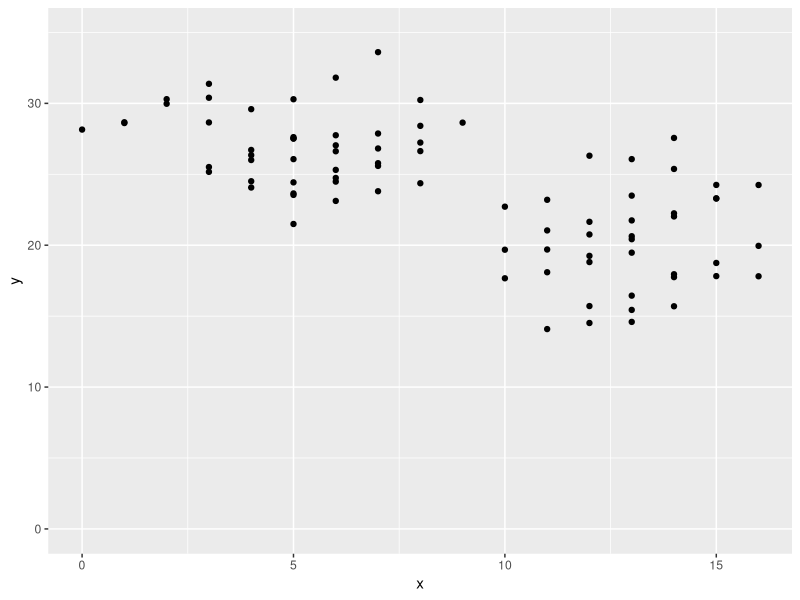
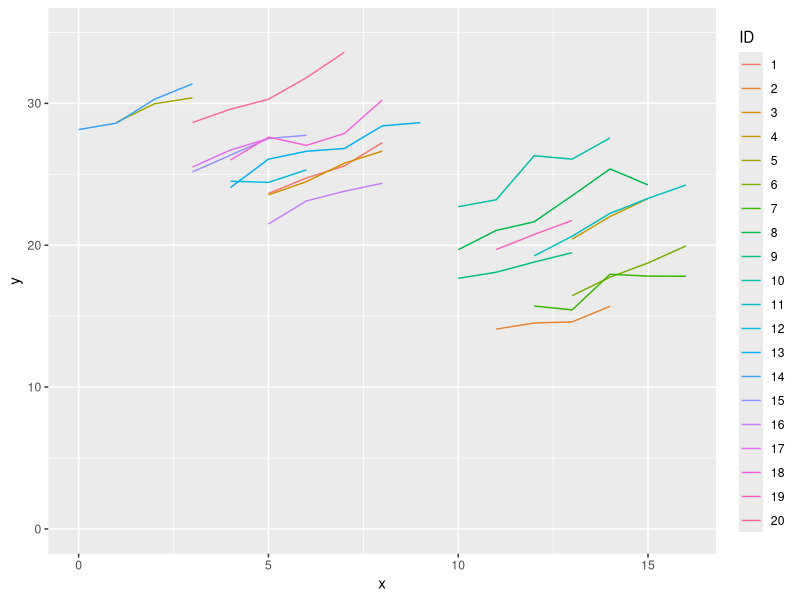

Here is the R script that generated these plots, in order: (Note: this script raises an error after producing the figures.)
library(data.table)
library(ggplot2)
library(here)


gen_subject <- function(x_start, intercept, subject_n, subject_slope) {
    subject <- data.table(x=x_start:(x_start+subject_n-1))
    noise <- rnorm(subject_n, 0, subject_n/10)
    subject[, y := intercept + subject_slope * x  + noise]
    subject[]
}


gen_population <- function(population_n, subject_n) {
    ## we generate data with a uniform start from 1 on the x-axis, and
    ## with a decreasing intercept:
    
    decrease_intercept_slope <- -2
    subject_slope <- 1
    
    ## generate the population params:
    population_params <- data.table(ID=as.factor(1:population_n),
                                    x_start=as.integer(runif(population_n, min=0, max=2 * subject_n)),
                                    intercept_intercept=subject_n + rpois(population_n, lambda=subject_n/3),
                                    subject_slope=subject_slope + rnorm(population_n, 0, 0.2),
                                    subject_n = as.integer(runif(population_n, 3, subject_n)))
    population_params[, intercept := x_start * decrease_intercept_slope + intercept_intercept + 20]

    population_params[, gen_subject(x_start, intercept, subject_n, subject_slope), by=ID]
}


population_n <- 20
subject_n <- 7
population <- gen_population(population_n, subject_n)


ggplot(population, aes(x=x, y=y)) + geom_point() + ylim(0, subject_n*5)
ggplot(population, aes(x=x, y=y, group=ID, color=ID)) + geom_line() + ylim(0, subject_n*5)

fwrite(population, here("data", "population.csv"))
